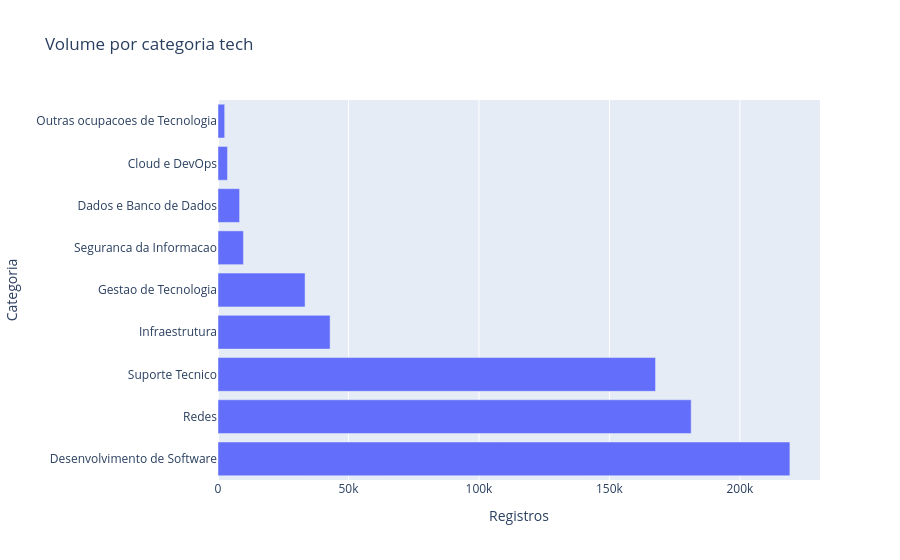

The cell this chart's notebook holds for it:
### Markdown cell above
## 6. Categorias de Tecnologia

Categorias ajudam a separar ocupações de desenvolvimento, suporte, redes, infraestrutura, dados, segurança e gestão.

### Code cell
category_total = (
    category.groupby('categoria_tech', as_index=False)
    .agg(registros=('registros', 'sum'), saldo_empregos=('saldo_empregos', 'sum'))
    .sort_values('registros', ascending=False)
)

px.bar(
    category_total,
    x='registros',
    y='categoria_tech',
    orientation='h',
    labels={'registros': 'Registros', 'categoria_tech': 'Categoria'},
    title='Volume por categoria tech',
)

### Figure 1 — Plotly figure (JSON) as saved in the notebook; plotly's stock layout.template omitted (floating-point values rounded to 4 significant figures)
{"data": [{"alignmentgroup": "True", "hovertemplate": "Registros=%{x}<br>Categoria=%{y}<extra></extra>", "legendgroup": "", "marker": {"color": "#636efa", "pattern": {"shape": ""}}, "name": "", "offsetgroup": "", "orientation": "h", "showlegend": false, "textposition": "auto", "type": "bar", "x": [219152, 181321, 167664, 42962, 33358, 9753, 8272, 3649, 2555], "xaxis": "x", "y": ["Desenvolvimento de Software", "Redes", "Suporte Tecnico", "Infraestrutura", "Gestao de Tecnologia", "Seguranca da Informacao", "Dados e Banco de Dados", "Cloud e DevOps", "Outras ocupacoes de Tecnologia"], "yaxis": "y"}], "layout": {"barmode": "relative", "legend": {"tracegroupgap": 0}, "title": {"text": "Volume por categoria tech"}, "xaxis": {"anchor": "y", "domain": [0.0, 1.0], "title": {"text": "Registros"}}, "yaxis": {"anchor": "x", "domain": [0.0, 1.0], "title": {"text": "Categoria"}}}}
